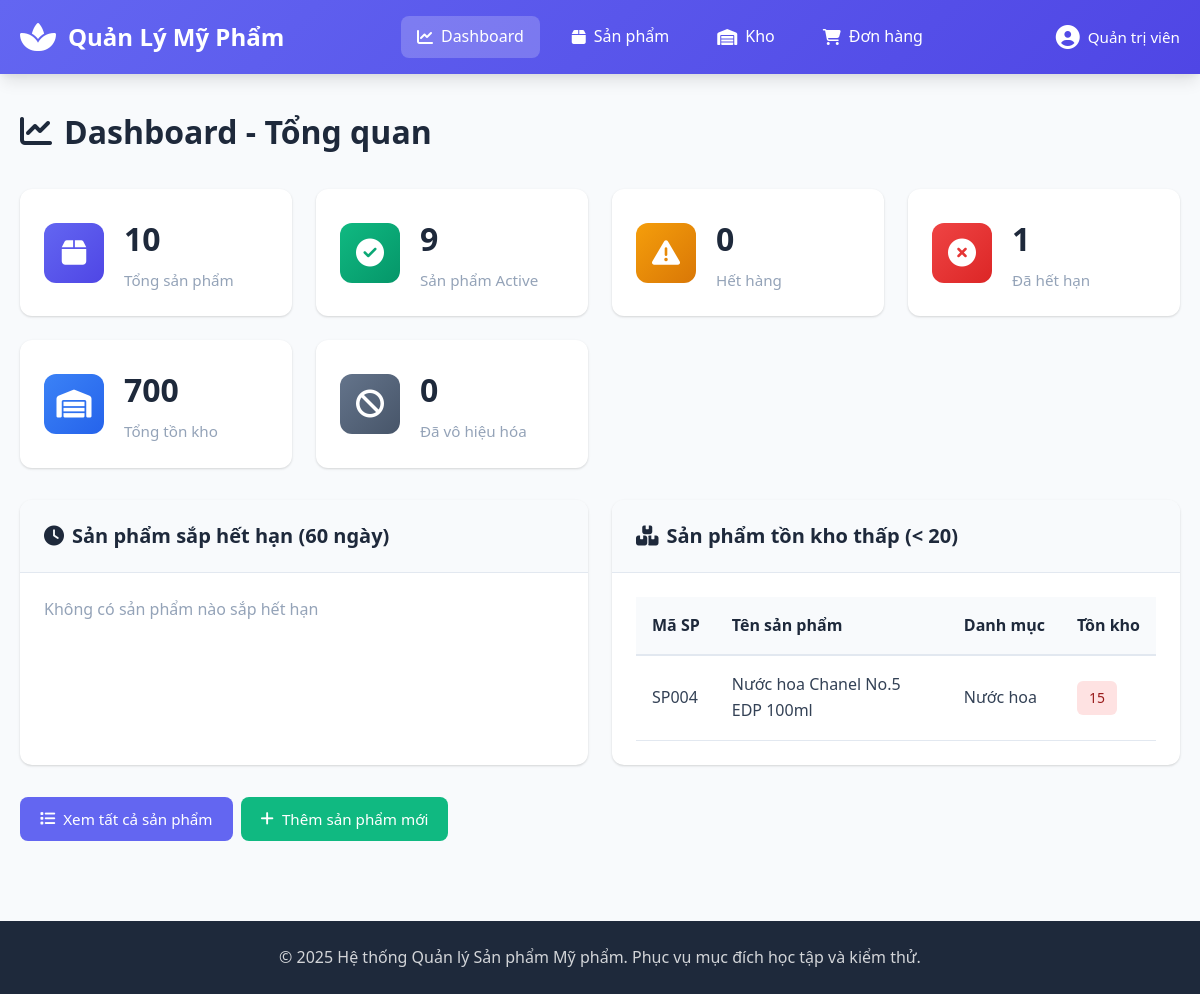
/controllers/ProductController.php?action=dashboard, run on an earlier commit of the app's database.
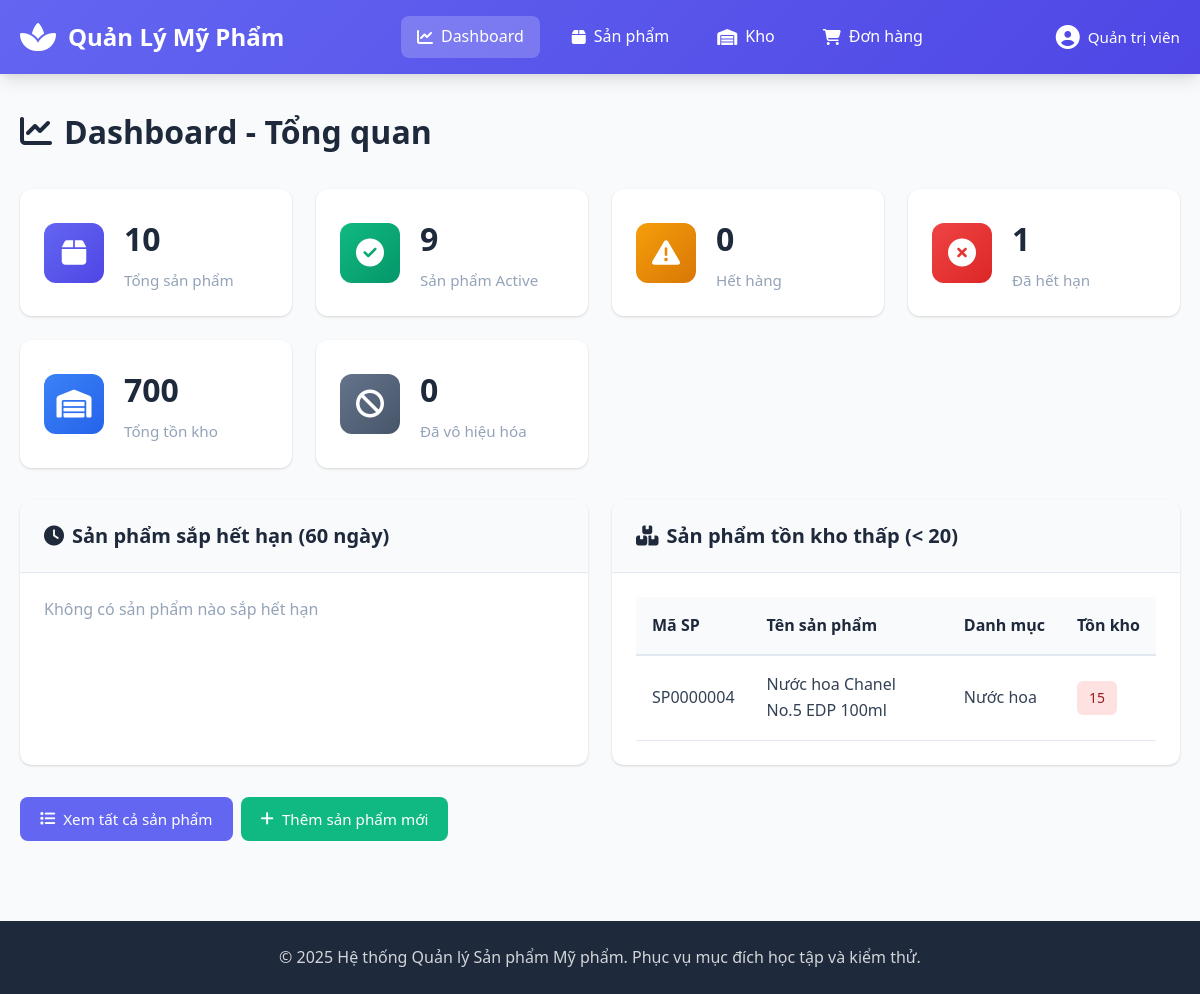
And on a later commit of the database.
### tables this page shows
CREATE TABLE products (
    product_id INT AUTO_INCREMENT PRIMARY KEY,
    product_code VARCHAR(20) NOT NULL UNIQUE COMMENT 'Mã sản phẩm duy nhất, định dạng SP + 7 chữ số (ví dụ: SP1234567)',
    product_name VARCHAR(150) NOT NULL COMMENT 'Tên sản phẩm, 5-150 ký tự',
    description VARCHAR(500) COMMENT 'Mô tả sản phẩm, tối đa 500 ký tự',
    price DECIMAL(12,2) NOT NULL COMMENT 'Giá bán, từ 1.000 đến 1.000.000.000 VNĐ',
    stock_quantity INT NOT NULL DEFAULT 0 COMMENT 'Số lượng tồn kho, >= 0',
    category_id INT NOT NULL COMMENT 'Danh mục sản phẩm',
    manufacture_date DATE NOT NULL COMMENT 'Ngày sản xuất',
    expiry_date DATE NOT NULL COMMENT 'Hạn sử dụng, phải sau ngày sản xuất >= 90 ngày',
    status ENUM('Active', 'Disabled', 'Out of stock', 'Expired') DEFAULT 'Active' COMMENT 'Trạng thái sản phẩm',
    main_image VARCHAR(255) COMMENT 'Ảnh chính của sản phẩm',
    created_at TIMESTAMP DEFAULT CURRENT_TIMESTAMP,
    updated_at TIMESTAMP DEFAULT CURRENT_TIMESTAMP ON UPDATE CURRENT_TIMESTAMP,
    created_by VARCHAR(50) COMMENT 'Người tạo',
    updated_by VARCHAR(50) COMMENT 'Người cập nhật cuối',
    
     
    FOREIGN KEY (category_id) REFERENCES categories(category_id) ON DELETE RESTRICT ON UPDATE CASCADE,
    
     
    CONSTRAINT chk_product_code_format CHECK (product_code REGEXP '^SP[0-9]{7}$'),
    CONSTRAINT chk_product_name_length CHECK (CHAR_LENGTH(product_name) BETWEEN 5 AND 150),
    CONSTRAINT chk_price_range CHECK (price >= 1000 AND price <= 1000000000),
    CONSTRAINT chk_stock_quantity CHECK (stock_quantity >= 0),
    CONSTRAINT chk_expiry_after_manufacture CHECK (DATEDIFF(expiry_date, manufacture_date) >= 90),
    CONSTRAINT chk_description_length CHECK (description IS NULL OR CHAR_LENGTH(description) <= 500)
);

CREATE TABLE categories (
    category_id INT AUTO_INCREMENT PRIMARY KEY,
    category_code VARCHAR(20) NOT NULL UNIQUE COMMENT 'Mã danh mục duy nhất',
    category_name VARCHAR(100) NOT NULL COMMENT 'Tên danh mục',
    description TEXT COMMENT 'Mô tả danh mục',
    status ENUM('Active', 'Disabled') DEFAULT 'Active' COMMENT 'Trạng thái danh mục',
    created_at TIMESTAMP DEFAULT CURRENT_TIMESTAMP,
    updated_at TIMESTAMP DEFAULT CURRENT_TIMESTAMP ON UPDATE CURRENT_TIMESTAMP,
    
     
    CONSTRAINT chk_category_name_length CHECK (CHAR_LENGTH(category_name) BETWEEN 3 AND 100),
    CONSTRAINT chk_category_code_format CHECK (category_code REGEXP '^DM[A-Z0-9]+$')
);

### config/database.php (called while the page is built, shortened)
<?php
class Database {
    private $host = "localhost";
    private $db_name = "quanlysanpham";
    private $username = "root";
    private $password = "";
    private $charset = "utf8mb4";
    public function getConnection() {
        $this->conn = null;
        try {
            $dsn = "mysql:host=" . $this->host . ";dbname=" . $this->db_name . ";charset=" . $this->charset;
            $options = [
                PDO::ATTR_ERRMODE => PDO::ERRMODE_EXCEPTION,
                PDO::ATTR_DEFAULT_FETCH_MODE => PDO::FETCH_ASSOC,
                PDO::ATTR_EMULATE_PREPARES => false,
                PDO::MYSQL_ATTR_INIT_COMMAND => "SET NAMES utf8mb4"
            ];
            $this->conn = new PDO($dsn, $this->username, $this->password, $options);
        } catch(PDOException $e) {
            error_log("Connection Error: " . $e->getMessage());
            die("Không thể kết nối đến cơ sở dữ liệu. Vui lòng kiểm tra lại cấu hình.");
        }
        return $this->conn;
    }
}

### models/Product.php (called while the page is built, shortened)
<?php
class Product {
    private $conn;
    private $table_name = "products";
    public function __construct($db) {
        $this->conn = $db;
    }
    public function getStatistics() {
        $query = "SELECT
                    COUNT(*) as total_products,
                    SUM(CASE WHEN status = 'Active' THEN 1 ELSE 0 END) as active_products,
                    SUM(CASE WHEN status = 'Out of stock' THEN 1 ELSE 0 END) as out_of_stock,
                    SUM(CASE WHEN status = 'Expired' THEN 1 ELSE 0 END) as expired_products,
                    SUM(CASE WHEN status = 'Disabled' THEN 1 ELSE 0 END) as disabled_products,
                    SUM(stock_quantity) as total_stock
                  FROM " . $this->table_name;
        $stmt = $this->conn->prepare($query);
        $stmt->execute();
        return $stmt->fetch();
    }
    public function getExpiringSoon($days = 60) {
        $query = "SELECT p.*, c.category_name,
                         DATEDIFF(p.expiry_date, CURDATE()) as days_until_expiry
                  FROM " . $this->table_name . " p
                  LEFT JOIN categories c ON p.category_id = c.category_id
                  WHERE p.expiry_date >= CURDATE()
                    AND DATEDIFF(p.expiry_date, CURDATE()) <= :days
                    AND p.status != 'Expired'
                  ORDER BY days_until_expiry ASC";
        $stmt = $this->conn->prepare($query);
        $stmt->bindParam(':days', $days, PDO::PARAM_INT);
        $stmt->execute();
        return $stmt;
    }
    public function getLowStock($threshold = 20) {
        $query = "SELECT p.*, c.category_name
                  FROM " . $this->table_name . " p
                  LEFT JOIN categories c ON p.category_id = c.category_id
                  WHERE p.stock_quantity > 0
                    AND p.stock_quantity < :threshold
                    AND p.status = 'Active'
                  ORDER BY p.stock_quantity ASC";
        $stmt = $this->conn->prepare($query);
        $stmt->bindParam(':threshold', $threshold, PDO::PARAM_INT);
        $stmt->execute();
        return $stmt;
    }
}

### views/dashboard.php (the view, shortened to what this page needs)
<?php
$active_page = 'dashboard';
require_once __DIR__ . '/layouts/header.php';
?>
<div class="page-header">
    <h1><i class="fas fa-chart-line"></i> Dashboard - Tổng quan</h1>
</div>
<div class="stats-grid">
    <div class="stat-card stat-primary">
        <div class="stat-icon">
            <i class="fas fa-box"></i>
        </div>
        <div class="stat-info">
            <h3><?php echo number_format($statistics['total_products']); ?></h3>
            <p>Tổng sản phẩm</p>
        </div>
    </div>
    <div class="stat-card stat-success">
        <div class="stat-icon">
            <i class="fas fa-check-circle"></i>
        </div>
        <div class="stat-info">
            <h3><?php echo number_format($statistics['active_products']); ?></h3>
            <p>Sản phẩm Active</p>
        </div>
    </div>
    <div class="stat-card stat-warning">
        <div class="stat-icon">
            <i class="fas fa-exclamation-triangle"></i>
        </div>
        <div class="stat-info">
            <h3><?php echo number_format($statistics['out_of_stock']); ?></h3>
            <p>Hết hàng</p>
        </div>
    </div>
    <div class="stat-card stat-danger">
        <div class="stat-icon">
            <i class="fas fa-times-circle"></i>
        </div>
        <div class="stat-info">
            <h3><?php echo number_format($statistics['expired_products']); ?></h3>
            <p>Đã hết hạn</p>
        </div>
    </div>
    <div class="stat-card stat-info">
        <div class="stat-icon">
            <i class="fas fa-warehouse"></i>
        </div>
        <div class="stat-info">
            <h3><?php echo number_format($statistics['total_stock']); ?></h3>
            <p>Tổng tồn kho</p>
        </div>
    </div>
    <div class="stat-card stat-secondary">
        <div class="stat-icon">
            <i class="fas fa-ban"></i>
        </div>
        <div class="stat-info">
            <h3><?php echo number_format($statistics['disabled_products']); ?></h3>
            <p>Đã vô hiệu hóa</p>
        </div>
    </div>
</div>
<div class="dashboard-grid">
    <div class="dashboard-card">
        <div class="card-header">
            <h2><i class="fas fa-clock"></i> Sản phẩm sắp hết hạn (60 ngày)</h2>
        </div>
        <div class="card-body">
            <?php if (count($expiring_products) > 0): ?>
            <div class="table-responsive">
                <table class="table">
                    <thead>
                        <tr>
                            <th>Mã SP</th>
                            <th>Tên sản phẩm</th>
                            <th>Hạn sử dụng</th>
                            <th>Còn lại</th>
                        </tr>
                    </thead>
                    <tbody>
                        <?php foreach ($expiring_products as $product): ?>
                        <tr>
                            <td><?php echo $product['product_code']; ?></td>
                            <td><?php echo $product['product_name']; ?></td>
                            <td><?php echo formatDate($product['expiry_date']); ?></td>
                            <td>
                                <span class="badge badge-warning">
                                    <?php echo $product['days_until_expiry']; ?> ngày
                                </span>
                            </td>
                        </tr>
                        <?php endforeach; ?>
                    </tbody>
                </table>
            </div>
            <?php else: ?>
            <p class="text-muted">Không có sản phẩm nào sắp hết hạn</p>
            <?php endif; ?>
        </div>
    </div>
    <div class="dashboard-card">
        <div class="card-header">
            <h2><i class="fas fa-boxes"></i> Sản phẩm tồn kho thấp (< 20)</h2>
        </div>
        <div class="card-body">
            <?php if (count($low_stock_products) > 0): ?>
            <div class="table-responsive">
                <table class="table">
                    <thead>
                        <tr>
                            <th>Mã SP</th>
                            <th>Tên sản phẩm</th>
                            <th>Danh mục</th>
                            <th>Tồn kho</th>
                        </tr>
                    </thead>
                    <tbody>
                        <?php foreach ($low_stock_products as $product): ?>
                        <tr>
                            <td><?php echo $product['product_code']; ?></td>
                            <td><?php echo $product['product_name']; ?></td>
                            <td><?php echo $product['category_name']; ?></td>
                            <td>
                                <span class="badge badge-danger">
                                    <?php echo $product['stock_quantity']; ?>
                                </span>
                            </td>
                        </tr>
                        <?php endforeach; ?>
                    </tbody>
                </table>
            </div>
            <?php else: ?>
            <p class="text-muted">Không có sản phẩm nào tồn kho thấp</p>
            <?php endif; ?>
        </div>
    </div>
</div>
<div class="action-buttons">
    <a href="<?php echo BASE_URL; ?>/controllers/ProductController.php?action=index" class="btn btn-primary">
        <i class="fas fa-list"></i> Xem tất cả sản phẩm
    </a>
    <a href="<?php echo BASE_URL; ?>/controllers/ProductController.php?action=create" class="btn btn-success">
        <i class="fas fa-plus"></i> Thêm sản phẩm mới
    </a>
</div>
<?php require_once __DIR__ . '/layouts/footer.php'; ?>

### controllers/ProductController.php (shortened to what this page needs)
<?php
require_once __DIR__ . '/../config/database.php';
require_once __DIR__ . '/../models/Product.php';
class ProductController {
    private $product;
    public function __construct() {
        $database = new Database();
        $this->db = $database->getConnection();
        $this->product = new Product($this->db);
    }
    public function dashboard() {
        $statistics = $this->product->getStatistics();
        $expiring_products = $this->product->getExpiringSoon(60)->fetchAll();
        $low_stock_products = $this->product->getLowStock(20)->fetchAll();
        require_once __DIR__ . '/../views/dashboard.php';
    }
}
$controller = new ProductController();
$action = isset($_GET['action']) ? $_GET['action'] : 'index';
if (method_exists($controller, $action)) {
    $controller->$action();
} else {
    $controller->index();
}

### views/layouts/header.php (shortened to what this page needs)
<!DOCTYPE html>
<html lang="vi">
<head>
    <link rel="stylesheet" href="<?php echo BASE_URL; ?>/assets/css/style.css">
    <link rel="stylesheet" href="https://cdnjs.cloudflare.com/ajax/libs/font-awesome/6.4.0/css/all.min.css">
</head>
<body>
    <header class="header">
        <div class="container">
            <div class="header-content">
                <div class="logo">
                    <i class="fas fa-spa"></i>
                    <span>Quản Lý Mỹ Phẩm</span>
                </div>
                <nav class="nav">
                    <a href="<?php echo BASE_URL; ?>/controllers/ProductController.php?action=dashboard"
                       class="nav-link <?php echo (isset($active_page) && $active_page == 'dashboard') ? 'active' : ''; ?>">
                        <i class="fas fa-chart-line"></i> Dashboard
                    </a>
                    <a href="<?php echo BASE_URL; ?>/controllers/ProductController.php?action=index"
                       class="nav-link <?php echo (isset($active_page) && $active_page == 'products') ? 'active' : ''; ?>">
                        <i class="fas fa-box"></i> Sản phẩm
                    </a>
                    <a href="<?php echo BASE_URL; ?>/controllers/InventoryController.php?action=index"
                       class="nav-link <?php echo (isset($active_page) && $active_page == 'inventory') ? 'active' : ''; ?>">
                        <i class="fas fa-warehouse"></i> Kho
                    </a>
                    <a href="<?php echo BASE_URL; ?>?controller=OrderController&action=index"
                       class="nav-link <?php echo (isset($active_page) && $active_page == 'orders') ? 'active' : ''; ?>">
                        <i class="fas fa-shopping-cart"></i> Đơn hàng
                    </a>
                </nav>
                <div class="user-info">
                    <i class="fas fa-user-circle"></i>
                    <span><?php echo $_SESSION['user']['fullname']; ?></span>
                </div>
            </div>
        </div>
    </header>
    <main class="main-content">
        <div class="container">

### views/layouts/footer.php (shortened to what this page needs)
        </div>
    </main>
    <footer class="footer">
        <div class="container">
            <p>&copy; 2025 Hệ thống Quản lý Sản phẩm Mỹ phẩm. Phục vụ mục đích học tập và kiểm thử.</p>
        </div>
    </footer>
</body>
</html>

What changed in the data, as far as the page shows it:
changed products "Nước hoa Chanel No.5 EDP 100ml": product_code "SP004" → "SP0000004"
